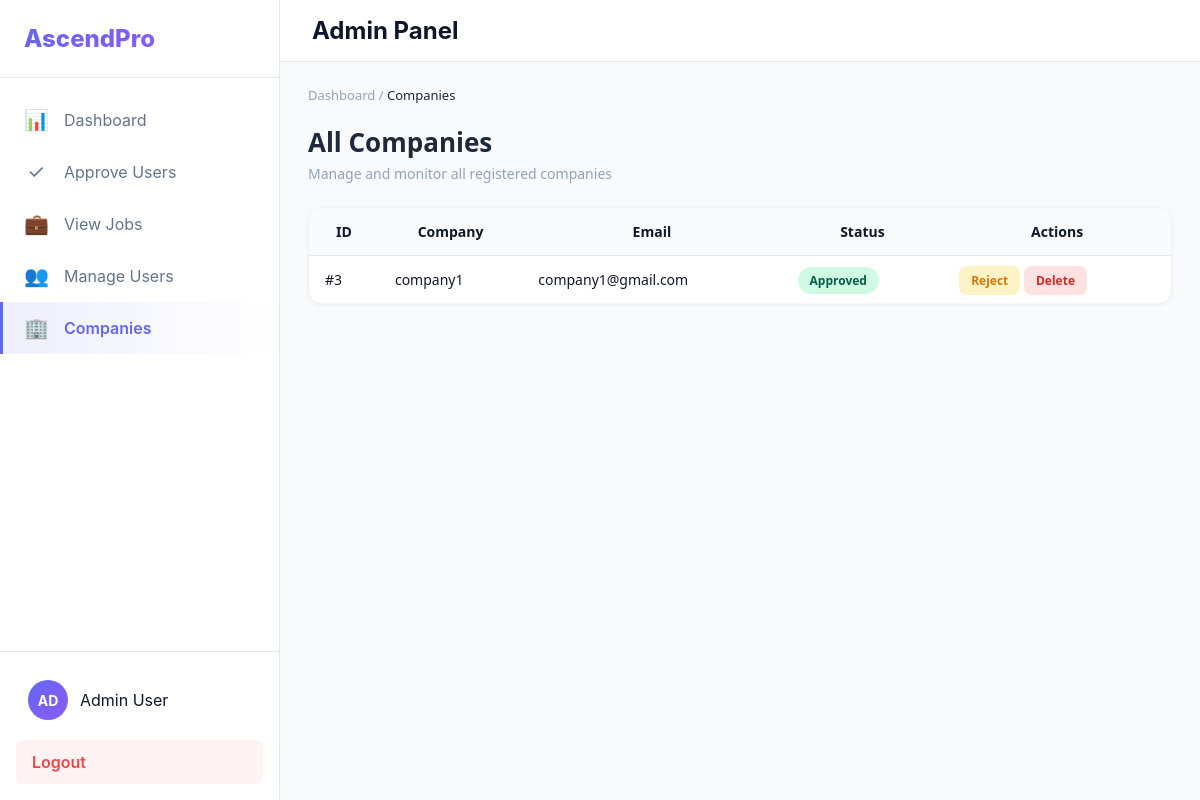
The app's page /admin/companies with its own data.
### tables this page shows
CREATE TABLE users (
  id INTEGER PRIMARY KEY AUTOINCREMENT,
  name TEXT,
  email TEXT UNIQUE,
  password TEXT,
  role TEXT
, approved INTEGER DEFAULT 0, created_at DATETIME);

### routes/admin_routes.py (the view)
@admin_bp.route("/companies")
def companies():
    conn = sqlite3.connect(DATABASE)
    conn.row_factory = sqlite3.Row
    cur = conn.cursor()
    cur.execute("""
        SELECT id, name, email, approved
        FROM users
        WHERE role = 'company'
        ORDER BY id DESC
    """)
    companies = cur.fetchall()
    conn.close()
    return render_template(
        "company/companies_manage.html",
        companies=companies
    )

### app.py (called while the page is built)
@app.context_processor
def inject_pending_count():
    try:
        conn = sqlite3.connect(DATABASE)
        cur = conn.cursor()
        cur.execute("SELECT COUNT(*) FROM users WHERE approved = 0")
        pending_count = cur.fetchone()[0]
        conn.close()
    except Exception:
        pending_count = 0
    return dict(pending_count=pending_count)

### templates/company/companies_manage.html (shortened to what this page needs)
{% extends "company/company_layout.html" %}
{% block content %}
<div class="co-container">
    <div class="co-breadcrumb">
        <a href="/admin/dashboard">Dashboard</a> / <span>Companies</span>
    </div>
    <div class="co-header">
        <div>
            <h2>All Companies</h2>
            <p>Manage and monitor all registered companies</p>
        </div>
    </div>
    <div class="co-table-card">
        <table class="co-table">
            <thead>
                <tr>
                    <th>ID</th>
                    <th>Company</th>
                    <th>Email</th>
                    <th>Status</th>
                    <th>Actions</th>
                </tr>
            </thead>
            <tbody>
            {% if companies %}
                {% for company in companies %}
                <tr>
                    <td>#{{ company.id }}</td>
                    <td>{{ company.name }}</td>
                    <td>{{ company.email }}</td>
                    <td>
                        {% if company.approved %}
                            <span class="co-status approved">Approved</span>
                        {% else %}
                            <span class="co-status pending">Pending</span>
                        {% endif %}
                    </td>
                    <td>
                        {% if not company.approved %}
                            <a href="/admin/approve-company/{{ company.id }}"
                               class="co-btn approve">Approve</a>
                        {% else %}
                         <a href="/admin/reject-company/{{ company.id }}"
   class="co-btn reject">Reject</a>
                        {% endif %}
                        <a href="/admin/delete-company/{{ company.id }}"
                           class="co-btn delete"
                           onclick="return confirm('Delete this company?')">
                           Delete
                        </a>
                    </td>
                </tr>
                {% endfor %}
            {% else %}
                <tr>
                    <td colspan="5" style="text-align:center;padding:30px;">
                        No companies found.
                    </td>
                </tr>
            {% endif %}
            </tbody>
        </table>
    </div>
</div>
{% endblock %}

### static/css/admin-dashboard.css (style rules this page uses)
* { margin: 0; padding: 0; box-sizing: border-box; }
:root { --primary: #6366f1; --primary-dark: #4f46e5; --secondary: #8b5cf6; --accent: #06b6d4; --dark: #0f172a; --dark-light: #1e293b; --gray: #64748b; --light: #f1f5f9; --white: #ffffff; --error: #ef4444; --success: #10b981; --warning: #f59e0b; --sidebar-width: 280px; --sidebar-collapsed: 80px; }
body { font-family: 'Inter', -apple-system, BlinkMacSystemFont, 'Segoe UI', sans-serif; background: #f8fafc; color: var(--dark); display: flex; min-height: 100vh; }

### templates/company/companies_manage.html (style rules this page uses)
.co-container { padding: 24px 28px; font-family: 'Segoe UI', sans-serif; }
.co-breadcrumb { font-size: 13px; color: #94a3b8; margin-bottom: 20px; }
.co-breadcrumb a { color: #94a3b8; text-decoration: none; }
.co-breadcrumb span { color: #1e293b; font-weight: 500; }
.co-header { display: flex; justify-content: space-between; margin-bottom: 24px; flex-wrap: wrap; gap: 12px; }
.co-header h2 { font-size: 26px; font-weight: 700; color: #1e293b; margin: 0 0 4px 0; }
.co-header p { font-size: 14px; color: #94a3b8; margin: 0; }
.co-table-card { background: #fff; border-radius: 14px; border: 1px solid #f1f5f9; box-shadow: 0 1px 4px rgba(0,0,0,0.06); overflow: hidden; }
.co-table { width: 100%; border-collapse: collapse; font-size: 14px; }
.co-table thead { background: #f8fafc; border-bottom: 1px solid #e2e8f0; }
.co-table th, .co-table td { padding: 14px 16px; }
.co-status { padding: 5px 12px; border-radius: 20px; font-size: 12px; font-weight: 600; }
.co-status.approved { background: #d1fae5; color: #065f46; }
.co-btn { padding: 6px 12px; border-radius: 8px; font-size: 12px; font-weight: 600; text-decoration: none; cursor: pointer; }
.co-btn.reject { background: #fef3c7; color: #d97706; }
.co-btn.delete { background: #fee2e2; color: #dc2626; }

### records on screen
users: id "3", name "company1", email "company1@gmail.com", approved "Approved"
